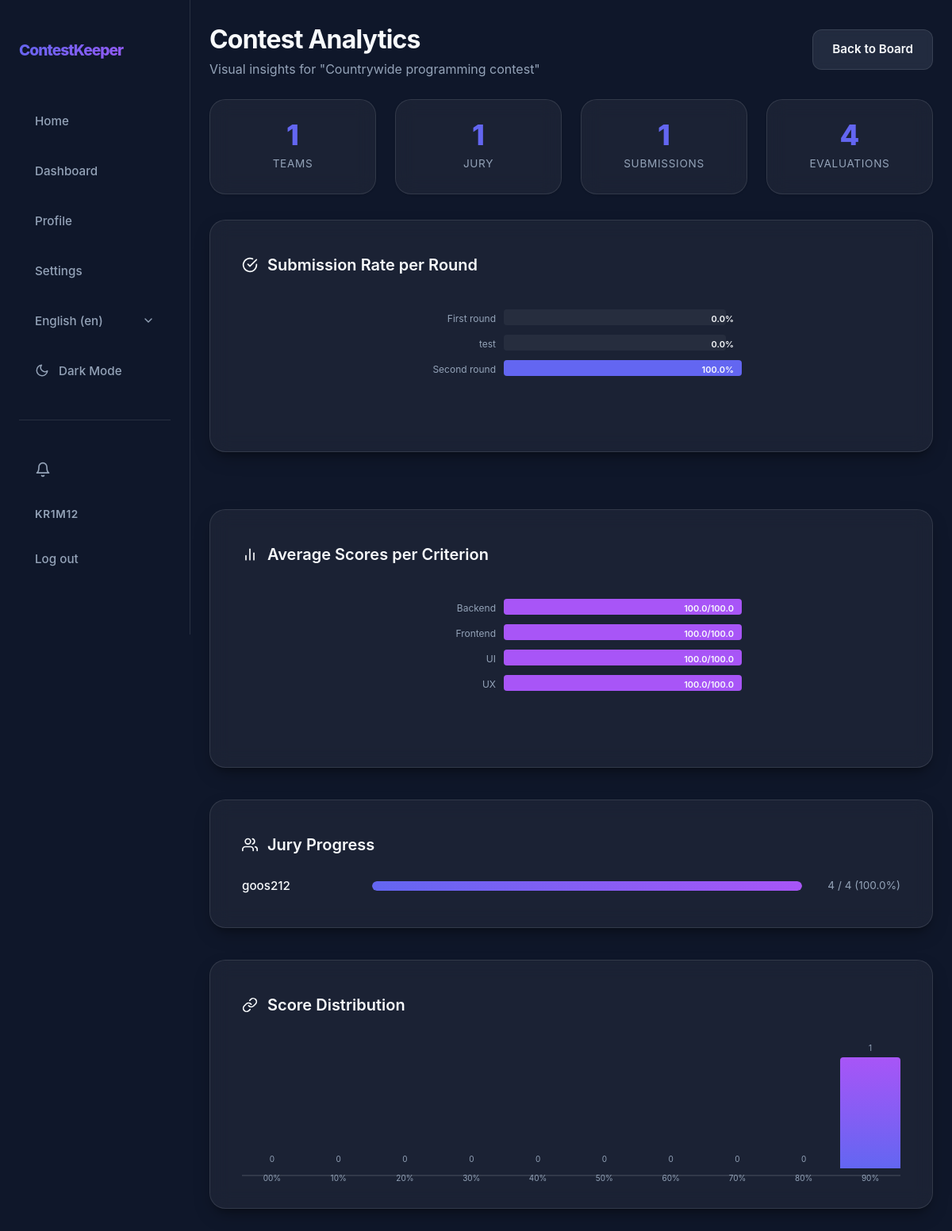
The app's page /en/contests/16/analytics/ (signed in) with its own data.
### app/models.py (models this page shows, shortened)
class User(AbstractUser):
    class Role(models.TextChoices):
        ORGANIZER = "ORGANIZER", _("Organizer")
        JURY = "JURY", _("Jury")
        PARTICIPANT = "PARTICIPANT", _("Participant")
    username = models.CharField(max_length=20, unique=True)
    bio = models.CharField(max_length=200, blank=True)
    role = models.CharField(choices=Role.choices, default=Role.PARTICIPANT)

class Contest(models.Model):
    class Status(models.TextChoices):
        DRAFT = "DRAFT", _("Draft")
        REGISTRATION = "REGISTRATION", _("Registration")
        RUNNING = "RUNNING", _("Running")
        FINISHED = "FINISHED", _("Finished")
    name = models.CharField(max_length=100)
    description = models.TextField(max_length=500)
    registration_start = models.DateTimeField(null=True, blank=True)
    registration_end = models.DateTimeField(null=True, blank=True)
    start_date = models.DateTimeField()
    end_date = models.DateTimeField()
    max_teams = models.PositiveIntegerField(null=True, blank=True)
    format = models.CharField(max_length=50, blank=True, help_text="e.g. Online, Onsite, Hybrid")
    organizer = models.ForeignKey(User, on_delete=models.CASCADE, related_name="organized_contests", null=True, blank=True)
    status = models.CharField(choices=Status.choices, default=Status.DRAFT)
    is_draft = models.BooleanField(default=True)
    jurys = models.ManyToManyField(User, related_name="judged_contests", blank=True)
    participants = models.ManyToManyField(User, related_name="participated_contests", blank=True)
    teams = models.ManyToManyField(Team, related_name="teams_in_contests", blank=True)

class Round(models.Model):
    class Status(models.TextChoices):
        DRAFT = "DRAFT", _("Draft")
        ACTIVE = "ACTIVE", _("Active")
        SUBMISSION_CLOSED = "SUBMISSION_CLOSED", _("Submission Closed")
        EVALUATED = "EVALUATED", _("Evaluated")
    contest = models.ForeignKey(Contest, on_delete=models.CASCADE, related_name="rounds")
    title = models.CharField(max_length=200)
    description = models.TextField()
    tech_requirements = models.TextField()
    must_have = models.JSONField(default=list, help_text="List of required checklist items")
    start_time = models.DateTimeField()
    deadline = models.DateTimeField()
    materials = models.JSONField(default=list, blank=True, null=True, help_text="List of {label, url}")
    status = models.CharField(max_length=20, choices=Status.choices, default=Status.DRAFT)
    order = models.PositiveIntegerField(default=0, help_text="Round number within contest")
    created_by = models.ForeignKey(User, on_delete=models.SET_NULL, null=True, related_name="created_rounds")
    created_at = models.DateTimeField(auto_now_add=True)
    class Meta:
        ordering = ["contest", "order", "created_at"]
        unique_together = ("contest", "order")

class ScoringCriterion(models.Model):
    class AggregationType(models.TextChoices):
        SUM = "SUM", _("Sum")
        AVERAGE = "AVERAGE", _("Average")
    contest = models.ForeignKey(Contest, on_delete=models.CASCADE, related_name="scoring_criteria")
    name = models.CharField(max_length=100)
    max_score = models.PositiveIntegerField(
        default=100,
        validators=[MinValueValidator(1)],
    )
    weight = models.DecimalField(
        max_digits=6,
        decimal_places=2,
        default=Decimal("1.00"),
        validators=[MinValueValidator(Decimal("0.01"))],
    )
    aggregation_type = models.CharField(
        max_length=10,
        choices=AggregationType.choices,
        default=AggregationType.AVERAGE,
    )
    order = models.PositiveIntegerField(default=0)
    class Meta:
        ordering = ["order", "id"]
        unique_together = ("contest", "name")

### app/views/views_analytics.py (the view)
# urls.py: path("<int:pk>/analytics/",                 views.OrganizerAnalyticsView.as_view(), name="organizer_analytics"),
class OrganizerAnalyticsView(OrganizerRequiredMixin, TemplateView):
    template_name = "app/admin/analytics.html"
    def get_context_data(self, **kwargs):
        from django.db.models import Avg
        context = super().get_context_data(**kwargs)
        contest = self.contest
        teams_count = contest.teams.count()
        jury_members = contest.jurys.all()
        criteria = contest.scoring_criteria.all().order_by("order")
        entries = LeaderboardEntry.objects.filter(contest=contest)
        submission_stats = []
        max_bar_width = 300
        bar_height = 24
        bar_gap = 8
        for i, r in enumerate(contest.rounds.all().order_by("order")):
            submitted = r.submissions.count()
            pct = round(submitted / teams_count * 100, 1) if teams_count else 0
            submission_stats.append({
                "name": r.title,
                "submitted": submitted,
                "total": teams_count,
                "pct": pct,
                "bar_y": i * (bar_height + bar_gap),
                "bar_width": int(pct * (max_bar_width / 100)),
            })
        score_stats = []
        for i, c in enumerate(criteria):
            avg_score = JuryScore.objects.filter(contest=contest, criterion=c).aggregate(avg=Avg("score"))["avg"] or 0
            pct = round(float(avg_score) / float(c.max_score) * 100, 1) if c.max_score else 0
            score_stats.append({
                "name": c.name,
                "avg": round(float(avg_score), 1),
                "max": c.max_score,
                "pct": pct,
                "bar_y": i * (bar_height + bar_gap),
                "bar_width": int(pct * (max_bar_width / 100)),
            })
        jury_stats = []
        criteria_count = criteria.count()
        expected_per_jury = teams_count * criteria_count
        for jury in jury_members:
            actual = JuryScore.objects.filter(contest=contest, jury_member=jury).count()
            pct = round(actual / expected_per_jury * 100, 1) if expected_per_jury > 0 else 0
            jury_stats.append({
                "username": jury.username,
                "actual": actual,
                "expected": expected_per_jury,
                "percent": pct,
            })
        distribution = [0] * 10
        max_possible = sum(float(c.max_score) * float(c.weight) for c in criteria)
        for entry in entries:
            score = float(entry.total_score)
            if max_possible > 0:
                bucket = min(int((score / float(max_possible)) * 10), 9)
                distribution[bucket] += 1
        context.update({
            "total_teams": teams_count,
            "total_jury": jury_members.count(),
            "total_submissions": Submission.objects.filter(round__contest=contest).count(),
            "total_evaluations": JuryScore.objects.filter(contest=contest).count(),
            "submission_stats": submission_stats,
            "submission_svg_height": len(submission_stats) * (bar_height + bar_gap),
            "score_stats": score_stats,
            "score_svg_height": len(score_stats) * (bar_height + bar_gap),
            "jury_stats": jury_stats,
            "distribution": distribution,
            "max_count": max(distribution) if distribution else 0,
            "max_possible": float(max_possible),
            "entries_count": entries.count(),
        })
        return context

### app/templates/app/admin/analytics.html (shortened to what this page needs)
{% extends 'app/core/base.html' %}
{% load static %}
{% block extra_css %}
<link rel="stylesheet" href="{% static 'css/admin/analytics.css' %}">
<link rel="stylesheet" href="{% static 'css/admin/admin_analytics.css' %}">
{% endblock %}
{% block content %}
<header class="dashboard-header">
    <div class="header-left">
        <h1>Contest Analytics</h1>
        <p class="p-001">Visual insights for "{{ contest.name }}"</p>
    </div>
    <div class="header-right">
        <a href="{% url 'admin_leaderboard_dashboard' contest.pk %}" class="btn btn-secondary">Back to Board</a>
    </div>
</header>
<div class="analytics-summary">
    <div class="summary-card">
        <div class="summary-value">{{ total_teams }}</div>
        <div class="summary-label">Teams</div>
    </div>
    <div class="summary-card">
        <div class="summary-value">{{ total_jury }}</div>
        <div class="summary-label">Jury</div>
    </div>
    <div class="summary-card">
        <div class="summary-value">{{ total_submissions }}</div>
        <div class="summary-label">Submissions</div>
    </div>
    <div class="summary-card">
        <div class="summary-value">{{ total_evaluations }}</div>
        <div class="summary-label">Evaluations</div>
    </div>
</div>
<div class="div-001">
    <div class="glass-panel chart-section">
        <div class="chart-title">
            <svg width="20" height="20" viewBox="0 0 24 24" fill="none" stroke="currentColor" stroke-width="2" stroke-linecap="round" stroke-linejoin="round"><path d="M22 11.08V12a10 10 0 1 1-5.93-9.14"></path><polyline points="22 4 12 14.01 9 11.01"></polyline></svg>
            Submission Rate per Round
        </div>
        <div class="chart-container">
            {% if submission_stats %}
            <svg width="100%" height="{{ submission_svg_height|add:20 }}" viewBox="0 0 450 {{ submission_svg_height|add:20 }}">
                {% for stat in submission_stats %}
                <text x="130" y="{{ stat.bar_y|add:16 }}" text-anchor="end" fill="var(--text-muted)" font-size="12">{{ stat.name|truncatechars:18 }}</text>
                <rect x="140" y="{{ stat.bar_y }}" width="280" height="20" rx="4" fill="var(--glass-light)"/>
                <rect x="140" y="{{ stat.bar_y }}" width="{{ stat.bar_width }}" height="20" rx="4" fill="var(--primary)"/>
                <text x="430" y="{{ stat.bar_y|add:16 }}" text-anchor="end" fill="var(--text-main)" font-size="11" font-weight="600">{{ stat.pct }}%</text>
                {% endfor %}
            </svg>
            {% else %}
            <p class="p-002">No rounds defined yet.</p>
            {% endif %}
        </div>
    </div>
    <div class="glass-panel chart-section">
        <div class="chart-title">
            <svg width="20" height="20" viewBox="0 0 24 24" fill="none" stroke="currentColor" stroke-width="2" stroke-linecap="round" stroke-linejoin="round"><line x1="18" y1="20" x2="18" y2="10"></line><line x1="12" y1="20" x2="12" y2="4"></line><line x1="6" y1="20" x2="6" y2="14"></line></svg>
            Average Scores per Criterion
        </div>
        <div class="chart-container">
            {% if score_stats %}
            <svg width="100%" height="{{ score_svg_height|add:20 }}" viewBox="0 0 450 {{ score_svg_height|add:20 }}">
                {% for stat in score_stats %}
                <text x="130" y="{{ stat.bar_y|add:16 }}" text-anchor="end" fill="var(--text-muted)" font-size="12">{{ stat.name|truncatechars:18 }}</text>
                <rect x="140" y="{{ stat.bar_y }}" width="280" height="20" rx="4" fill="var(--glass-light)"/>
                <rect x="140" y="{{ stat.bar_y }}" width="{{ stat.bar_width }}" height="20" rx="4" fill="var(--secondary)"/>
                <text x="430" y="{{ stat.bar_y|add:16 }}" text-anchor="end" fill="var(--text-main)" font-size="11" font-weight="600">{{ stat.avg }}/{{ stat.max }}</text>
                {% endfor %}
            </svg>
            {% else %}
            <p class="p-002">No scoring criteria defined yet.</p>
            {% endif %}
        </div>
    </div>
</div>
<div class="glass-panel chart-section">
    <div class="chart-title">
        Jury Progress
    </div>
    <div class="jury-list">
        {% for jp in jury_stats %}
        <div class="jury-item">
            <div class="jury-name">{{ jp.username }}</div>
            <div class="progress-track">
                <div class="progress-fill" style="width: {{ jp.percent }}%;"></div>
            </div>
            <div class="jury-stats">{{ jp.actual }} / {{ jp.expected }} ({{ jp.percent }}%)</div>
        </div>
        {% empty %}
        <p class="p-002">No jury members assigned yet.</p>
        {% endfor %}
    </div>
</div>
<div class="glass-panel chart-section">
    <div class="chart-title">
        <svg width="20" height="20" viewBox="0 0 24 24" fill="none" stroke="currentColor" stroke-width="2" stroke-linecap="round" stroke-linejoin="round"><path d="M10 13a5 5 0 0 0 7.54.54l3-3a5 5 0 0 0-7.07-7.07l-1.72 1.71"></path><path d="M14 11a5 5 0 0 0-7.54-.54l-3 3a5 5 0 0 0 7.07 7.07l1.71-1.71"></path></svg>
        Score Distribution
    </div>
    <div class="div-003">
        {% for count in distribution %}
        {% with h=0 %}
        {% if max_count > 0 %}{% widthratio count max_count 140 as h %}{% endif %}
        <div class="div-005">
            <div style="background: linear-gradient(to top, var(--primary), var(--secondary)); height: {{ h }}px; border-radius: 4px 4px 0 0; transition: height 0.5s ease-out;">
                <div class="div-002">{{ count }}</div>
            </div>
            <div class="div-004">{{ forloop.counter0 }}0%</div>
        </div>
        {% endwith %}
        {% endfor %}
    </div>
</div>
{% endblock %}

### app/templates/app/core/nav.html (shortened to what this page needs)
{% load static i18n %}
<nav id="nav">
    <div class="nav-container">
        <a href="{% url 'home' %}" class="nav-logo">ContestKeeper</a>
        <div class="nav-links">
            <button data-url="{% url 'home' %}" class="nav-link" id="homeBtn">{% trans "Home" %}</button>
            <button data-url="{% url 'dashboard' %}" class="nav-link" id="dashboardBtn">{% trans "Dashboard" %}</button>
            <button data-url="{% url 'profile' %}" class="nav-link" id="profileBtn">{% trans "Profile" %}</button>
            <button data-url="{% url 'settings' %}" class="nav-link" id="settingsBtn">{% trans "Settings" %}</button>
            <div class="nav-lang-switcher">
                <form action="{% url 'set_language' %}" method="post" class="form-001">
                    <select name="language" onchange="this.form.submit()" class="nav-lang-select" aria-label="{% trans 'Select language' %}">
                        {% get_current_language as LANGUAGE_CODE %}
                        {% get_available_languages as LANGUAGES %}
                        {% get_language_info_list for LANGUAGES as languages %}
                        {% for language in languages %}
                            <option value="{{ language.code }}"{% if language.code == LANGUAGE_CODE %} selected{% endif %}>
                                {{ language.name_local }} ({{ language.code }})
                            </option>
                        {% endfor %}
                    </select>
                </form>
            </div>
            <button id="themeToggle" class="nav-link" aria-label="{% trans 'Toggle theme' %}">
                <svg id="themeIcon" width="18" height="18" viewBox="0 0 24 24" fill="none" stroke="currentColor" stroke-width="2" stroke-linecap="round" stroke-linejoin="round" class="svg-001">
                    <path d="M21 12.79A9 9 0 1 1 11.21 3 7 7 0 0 0 21 12.79z"></path>
                </svg>
                <span id="themeText">{% if request.COOKIES.theme == 'light' %}{% trans "Light Mode" %}{% else %}{% trans "Dark Mode" %}{% endif %}</span>
            </button>
            <hr class="nav-auth-divider">
            {% if user.is_authenticated %}
            <button data-url="{% url 'notification_list' %}" class="nav-link notification-btn" id="notificationsBtn" aria-label="{% trans 'Notifications' %}">
                <svg width="20" height="20" viewBox="0 0 24 24" fill="none" stroke="currentColor" stroke-width="2" stroke-linecap="round" stroke-linejoin="round">
                    <path d="M18 8A6 6 0 0 0 6 8c0 7-3 9-3 9h18s-3-2-3-9"></path>
                    <path d="M13.73 21a2 2 0 0 1-3.46 0"></path>
                </svg>
            </button>
            <span class="nav-user">{{ user.username }}</span>
            <form method="post" action="{% url 'logout' %}" class="nav-logout-form">
                <button type="submit" class="nav-link">{% trans "Log out" %}</button>
            </form>
            {% else %}
            <a href="{% url 'register' %}" class="nav-link">{% trans "Register" %}</a>
            <a href="{% url 'login' %}" class="nav-link">{% trans "Log in" %}</a>
            {% endif %}
        </div>
    </div>
</nav>

### records on screen
User: username "KR1M12"
Contest: name "Countrywide programming contest"
Round: name "First round"
Round: name "test"
Round: name "Second round"
ScoringCriterion: name "Backend", max "100.0"
ScoringCriterion: name "Frontend", max "100.0"
ScoringCriterion: name "UI", max "100.0"
ScoringCriterion: name "UX", max "100.0"
User: username "goos212"

### other values on screen
{{ total_teams }} "1"
{{ total_jury }} "1"
{{ total_submissions }} "1"
{{ total_evaluations }} "4"
{{ stat.pct }} "0.0" "0.0" "100.0"
{{ stat.avg }} "100.0" "100.0" "100.0" "100.0"
{{ jp.actual }} "4"
{{ jp.expected }} "4"
{{ jp.percent }} "100.0"
{{ count }} "0" "0" "0" "0" "0" "0" "0" "0" "0" "1"
form field language "English (en)"
